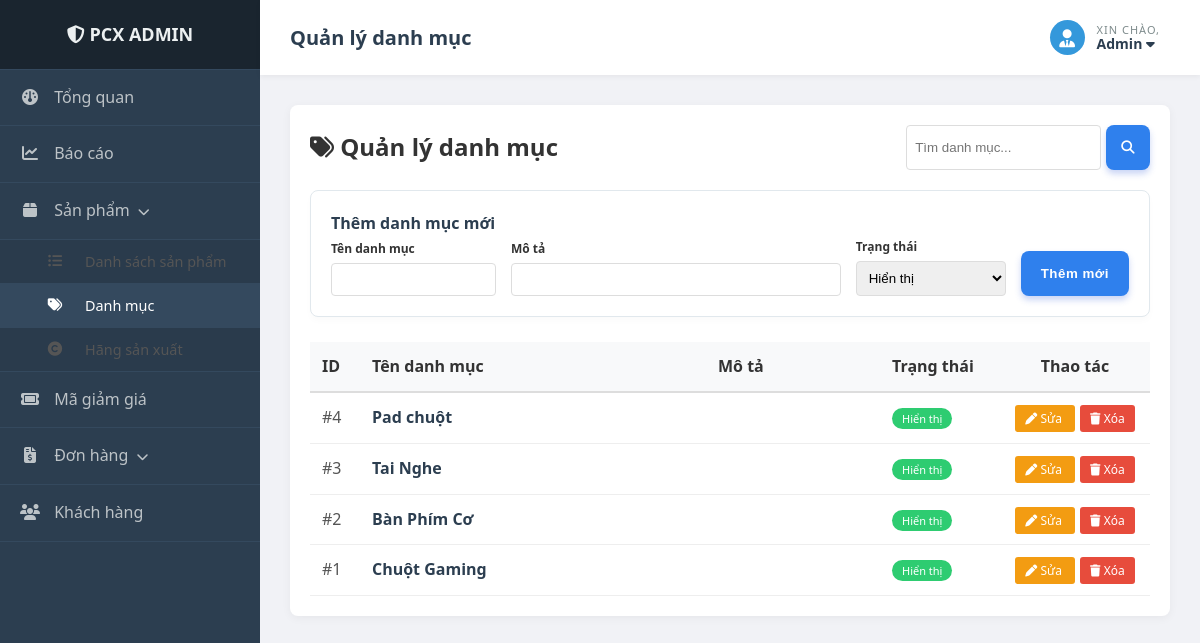
Page /index.php?controller=admin-category (signed in) on the committed database.
### tables this page shows
CREATE TABLE `categories` (
  `category_id` int(11) NOT NULL,
  `name` varchar(100) NOT NULL,
  `description` text DEFAULT NULL,
  `status` tinyint(1) DEFAULT 1
);

### app/controllers/admin/AdminCategoryController.php (called while the page is built, shortened)
<?php
require_once 'app/models/admin/AdminCategoryModel.php';
class AdminCategoryController
{
    private $model;
    public function __construct()
    {
        $this->model = new AdminCategoryModel();
    }
    public function index()
    {
        $search = $_GET['search'] ?? null;
        $categories = $this->model->getAll($search);
        require_once 'views/admin/layouts/page.php';
    }
}

### app/models/admin/AdminCategoryModel.php (called while the page is built, shortened)
<?php
require_once 'app/config/database.php';
class AdminCategoryModel
{
    private $conn;
    public function __construct()
    {
        $db = new Database();
        $this->conn = $db->getConnection();
    }
    public function getAll($search = null)
    {
        $sql = "SELECT * FROM categories WHERE 1=1";
        $params = [];
        $sql .= " ORDER BY category_id DESC";
        $stmt = $this->conn->prepare($sql);
        $stmt->execute($params);
        return $stmt->fetchAll(PDO::FETCH_ASSOC);
    }
}

### app/config/database.php (called while the page is built, shortened)
<?php
class Database
{
    private $host = "localhost";
    private $db_name = "pcx_db";
    private $username = "root";
    private $password = "";
    public function getConnection()
    {
        $this->conn = null;
        try {
            $this->conn = new PDO("mysql:host=" . $this->host . ";dbname=" . $this->db_name, $this->username, $this->password);
            $this->conn->exec("set names utf8");
            $this->conn->setAttribute(PDO::ATTR_ERRMODE, PDO::ERRMODE_EXCEPTION);
        } catch (PDOException $exception) {
            echo "Lỗi kết nối: " . $exception->getMessage();
        }
        return $this->conn;
    }
}

### views/admin/category/index.php (the view, shortened to what this page needs)
<div class="table-container">
    <div style="display: flex; justify-content: space-between; align-items: center; margin-bottom: 20px;">
        <h2 style="margin: 0;"><i class="fa-solid fa-tags"></i> Quản lý danh mục</h2>
        <form action="index.php" method="GET" style="display: flex; gap: 5px;">
            <input type="text" name="search" value="<?= htmlspecialchars($_GET['search'] ?? '') ?>"
                placeholder="Tìm danh mục..." style="padding: 8px; border: 1px solid #ddd; border-radius: 4px;">
            <button type="submit" class="btn btn-primary" style="padding: 8px 15px;"><i class="fa-solid fa-magnifying-glass"></i></button>
        </form>
    </div>
    <?php
    $editMode = isset($category_edit);
    $action_url = $editMode ? "update" : "store";
    ?>
    <div style="background: #fff; padding: 20px; border-radius: 8px; margin-bottom: 25px; border: 1px solid #e1e8ed; box-shadow: 0 4px 6px rgba(0,0,0,0.02);">
        <h4 style="margin-top: 0; color: #2c3e50;"><?= $editMode ? 'Chỉnh sửa danh mục' : 'Thêm danh mục mới' ?></h4>
        <form action="index.php?controller=admin-category&action=<?= $action_url ?>" method="POST" style="display: grid; grid-template-columns: 1fr 2fr 150px auto; gap: 15px; align-items: end;">
            <div>
                <label style="display:block; font-size:12px; font-weight:600; margin-bottom:5px;">Tên danh mục</label>
                <input type="text" name="name" value="<?= $editMode ? htmlspecialchars($category_edit['name']) : '' ?>" required style="width:100%; padding:8px; border:1px solid #ddd; border-radius:4px;">
            </div>
            <div>
                <label style="display:block; font-size:12px; font-weight:600; margin-bottom:5px;">Mô tả</label>
                <input type="text" name="description" value="<?= $editMode ? htmlspecialchars($category_edit['description']) : '' ?>" style="width:100%; padding:8px; border:1px solid #ddd; border-radius:4px;">
            </div>
            <div>
                <label style="display:block; font-size:12px; font-weight:600; margin-bottom:5px;">Trạng thái</label>
                <select name="status" style="width:100%; padding:8px; border:1px solid #ddd; border-radius:4px;">
                    <option value="1" <?= ($editMode && $category_edit['status'] == 1) ? 'selected' : '' ?>>Hiển thị</option>
                </select>
            </div>
            <div style="display:flex; gap:5px;">
                <button type="submit" class="btn btn-primary" style="padding: 10px 20px;"><?= $editMode ? 'Cập nhật' : 'Thêm mới' ?></button>
            </div>
        </form>
    </div>
    <table class="table-admin">
        <thead>
            <tr style="background: #f8f9fa;">
                <th width="50">ID</th>
                <th>Tên danh mục</th>
                <th>Mô tả</th>
                <th width="120">Trạng thái</th>
                <th width="150" style="text-align: center;">Thao tác</th>
            </tr>
        </thead>
        <tbody>
            <?php foreach ($categories as $item): ?>
                <tr>
                    <td>#<?= $item['category_id'] ?></td>
                    <td style="font-weight: 600; color: #2c3e50;"><?= htmlspecialchars($item['name']) ?></td>
                    <td style="color: #7f8c8d; font-size: 13px;"><?= htmlspecialchars($item['description'] ?? '') ?></td>
                    <td>
                        <span style="background: <?= $item['status'] == 1 ? '#2ecc71' : '#95a5a6' ?>; color: #fff; padding: 3px 10px; border-radius: 20px; font-size: 11px;">
                            <?= $item['status'] == 1 ? 'Hiển thị' : 'Ẩn' ?>
                        </span>
                    </td>
                    <td style="text-align: center;">
                        <a href="index.php?controller=admin-category&action=edit&id=<?= $item['category_id'] ?>" class="btn-sm btn-edit" style="text-decoration:none; margin-right:5px;">
                            <i class="fa-solid fa-pen"></i> Sửa
                        </a>
                        <a href="index.php?controller=admin-category&action=delete&id=<?= $item['category_id'] ?>" class="btn-sm btn-delete" style="text-decoration:none;" onclick="return confirm('Bạn có chắc chắn muốn xóa?')">
                            <i class="fa-solid fa-trash"></i> Xóa
                        </a>
                    </td>
                </tr>
            <?php endforeach; ?>
        </tbody>
    </table>
</div>

### assets/css/base.css (style rules this page uses)
:root { --primary-color: #2f80ed; --text-color: #333; --bg-light: #f4f6f8; --danger: #e74c3c; --success: #27ae60; }
* { box-sizing: border-box; margin: 0; padding: 0; }
body { font-family: 'Segoe UI', sans-serif; line-height: 1.6; color: var(--text-color); }
a { text-decoration: none; color: inherit; }
.btn { display: inline-block; padding: 10px 20px; border-radius: 5px; font-weight: 600; cursor: pointer; border: none; }
.btn-primary { background: var(--primary-color); color: #fff; }

### assets/css/admin.css (style rules this page uses)
.table-container { background: #fff; padding: 20px; border-radius: 8px; box-shadow: 0 2px 10px rgba(0, 0, 0, 0.05); }
.table-admin { width: 100%; border-collapse: collapse; margin-top: 15px; }
.table-admin th { background: #f8f9fa; padding: 12px; text-align: left; color: #333; border-bottom: 2px solid #ddd; }
.table-admin td { padding: 12px; border-bottom: 1px solid #eee; color: #555; vertical-align: middle; }
.btn-sm { padding: 5px 10px; font-size: 12px; border-radius: 3px; }
.btn-edit { background: #f39c12; color: #fff; }
.btn-delete { background: #e74c3c; color: #fff; }

### assets/css/report.css (style rules this page uses)
.btn-primary { height: 45px; border-radius: 8px; font-weight: 600; letter-spacing: 0.5px; box-shadow: 0 4px 6px rgba(78, 115, 223, 0.3); }

### rows in the picture
categories: category_id "4", name "Pad chuột", status "Hiển thị"
categories: category_id "3", name "Tai Nghe", status "Hiển thị"
categories: category_id "2", name "Bàn Phím Cơ", status "Hiển thị"
categories: category_id "1", name "Chuột Gaming", status "Hiển thị"

### other values in the picture
$page_title "Quản lý danh mục"
